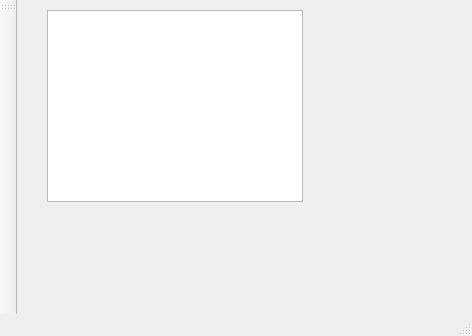
<?xml version="1.0" encoding="UTF-8"?>
<ui version="4.0">
 <class>MainWindow</class>
 <widget class="QMainWindow" name="MainWindow">
  <property name="geometry">
   <rect>
    <x>0</x>
    <y>0</y>
    <width>472</width>
    <height>336</height>
   </rect>
  </property>
  <property name="windowTitle">
   <string>AllCounter(r)</string>
  </property>
  <widget class="QWidget" name="centralWidget">
   <widget class="QTableView" name="tableView">
    <property name="geometry">
     <rect>
      <x>30</x>
      <y>10</y>
      <width>256</width>
      <height>192</height>
     </rect>
    </property>
   </widget>
  </widget>
  <widget class="QStatusBar" name="statusBar"/>
  <widget class="QMenuBar" name="mnuBar">
   <property name="geometry">
    <rect>
     <x>0</x>
     <y>0</y>
     <width>472</width>
     <height>20</height>
    </rect>
   </property>
   <property name="sizePolicy">
    <sizepolicy hsizetype="Maximum" vsizetype="Minimum">
     <horstretch>0</horstretch>
     <verstretch>0</verstretch>
    </sizepolicy>
   </property>
  </widget>
  <widget class="QToolBar" name="ToolBarBase">
   <property name="windowTitle">
    <string>toolBar</string>
   </property>
   <attribute name="toolBarArea">
    <enum>LeftToolBarArea</enum>
   </attribute>
   <attribute name="toolBarBreak">
    <bool>false</bool>
   </attribute>
  </widget>
 </widget>
 <layoutdefault spacing="6" margin="11"/>
 <resources/>
 <connections/>
</ui>
